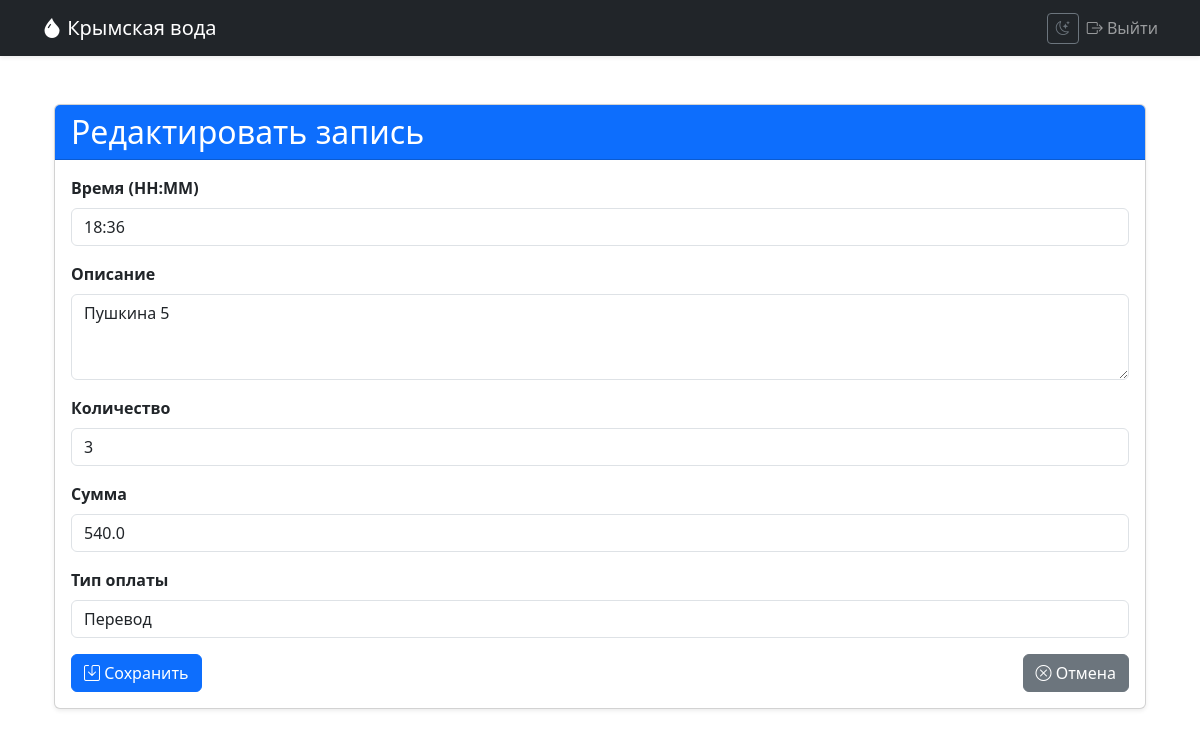
Page /edit/8 (signed in) on the committed database.
### app/models.py (models this page shows, shortened)
class DeliveryRecord(db.Model):
    id = db.Column(db.Integer, primary_key=True)
    date = db.Column(db.Date, index=True, default=datetime.utcnow)
    time = db.Column(db.String(5), nullable=False)  # HH:MM format
    description = db.Column(db.String(200), nullable=True)  # Сделали nullable
    quantity = db.Column(db.Integer, nullable=True)         # Сделали nullable
    amount = db.Column(db.Float, nullable=True)             # Сделали nullable
    payment_type = db.Column(db.String(20), nullable=True)  # Сделали nullable
    user_id = db.Column(db.Integer, db.ForeignKey('user.id'), nullable=False)
    note = db.Column(db.Text, nullable=True)                # Добавлено поле для заметки
    is_note = db.Column(db.Boolean, default=False, nullable=False)  # Добавлено поле для флага

### app/delivery/routes.py (the view, shortened to what this page needs)
@bp.route('/edit/<int:id>', methods=['GET', 'POST'])
@login_required
def edit_record(id):
    record = DeliveryRecord.query.get_or_404(id)
    if record.user_id != current_user.id:
        abort(403)
    if record.is_note:
        form = NoteForm(obj=record)
    else:
        form = DeliveryRecordForm(obj=record)
    return render_template('delivery/edit.html', form=form, record=record)

### app/delivery/forms.py
class DeliveryRecordForm(FlaskForm):
    time = StringField('Время (HH:MM)', validators=[DataRequired()])
    description = TextAreaField('Описание', validators=[DataRequired()])
    quantity = IntegerField('Количество', validators=[DataRequired(), NumberRange(min=1)])
    amount = FloatField('Сумма', validators=[DataRequired(), NumberRange(min=0)])
    payment_type = SelectField('Тип оплаты',
                             choices=[('', 'Не выбран'), ('нал', 'Наличные'), ('перевод', 'Перевод')],
                             validators=[DataRequired()])
    submit = SubmitField('Сохранить')

### app/models.py (called while the page is built)
@login_manager.user_loader
def load_user(user_id):
    return User.query.get(int(user_id))

### app/templates/delivery/edit.html (shortened to what this page needs)
{% extends "base.html" %}  {% block content
%}
<div class="container mt-5">
    <div class="card shadow-sm">
        <div class="card-header bg-primary text-white">
            <h2 class="mb-0">
                {% if record.is_note %}Редактировать заметку{% else
                %}Редактировать запись{% endif %}
            </h2>
        </div>
        <div class="card-body">
            <form
                method="POST"
                action="{{ url_for('delivery.edit_record', id=record.id) }}"
            >
                <div class="mb-3">
                    {{ form.time.label(class="form-label fw-bold") }} {{
                    form.time(class="form-control") }}
                </div>
                {% if record.is_note %}
                <div class="mb-3">
                    {{ form.note.label(class="form-label fw-bold") }} {{
                    form.note(class="form-control", rows=3) }} {% for error in
                    form.note.errors %}
                    <span class="text-danger">{{ error }}</span>
                    {% endfor %}
                </div>
                {% else %}
                <div class="mb-3">
                    {{ form.description.label(class="form-label fw-bold") }} {{
                    form.description(class="form-control", rows=3) }}
                </div>
                <div class="mb-3">
                    {{ form.quantity.label(class="form-label fw-bold") }} {{
                    form.quantity(class="form-control") }}
                </div>
                <div class="mb-3">
                    {{ form.amount.label(class="form-label fw-bold") }} {{
                    form.amount(class="form-control") }}
                </div>
                <div class="mb-3">
                    {{ form.payment_type.label(class="form-label fw-bold") }} {{
                    form.payment_type(class="form-control") }}
                </div>
                {% endif %}
                <div class="d-flex justify-content-between">
                    <button type="submit" class="btn btn-primary">
                        <i class="bi bi-save"></i> Сохранить
                    </button>
                    <a
                        href="{{ url_for('delivery.list_records', date=record.date.isoformat()) }}"
                        class="btn btn-secondary"
                    >
                        <i class="bi bi-x-circle"></i> Отмена
                    </a>
                </div>
            </form>
        </div>
    </div>
</div>
{% endblock %}

### app/static/css/styles.css (style rules this page uses)
:root { --primary-color: #4e73df; --danger-color: #e74a3b; }
.btn-primary { background-color: var(--primary-color); }

### rows in the picture
DeliveryRecord: time "18:36", description "Пушкина 5", quantity "3", amount "540.0", payment_type "Перевод"
